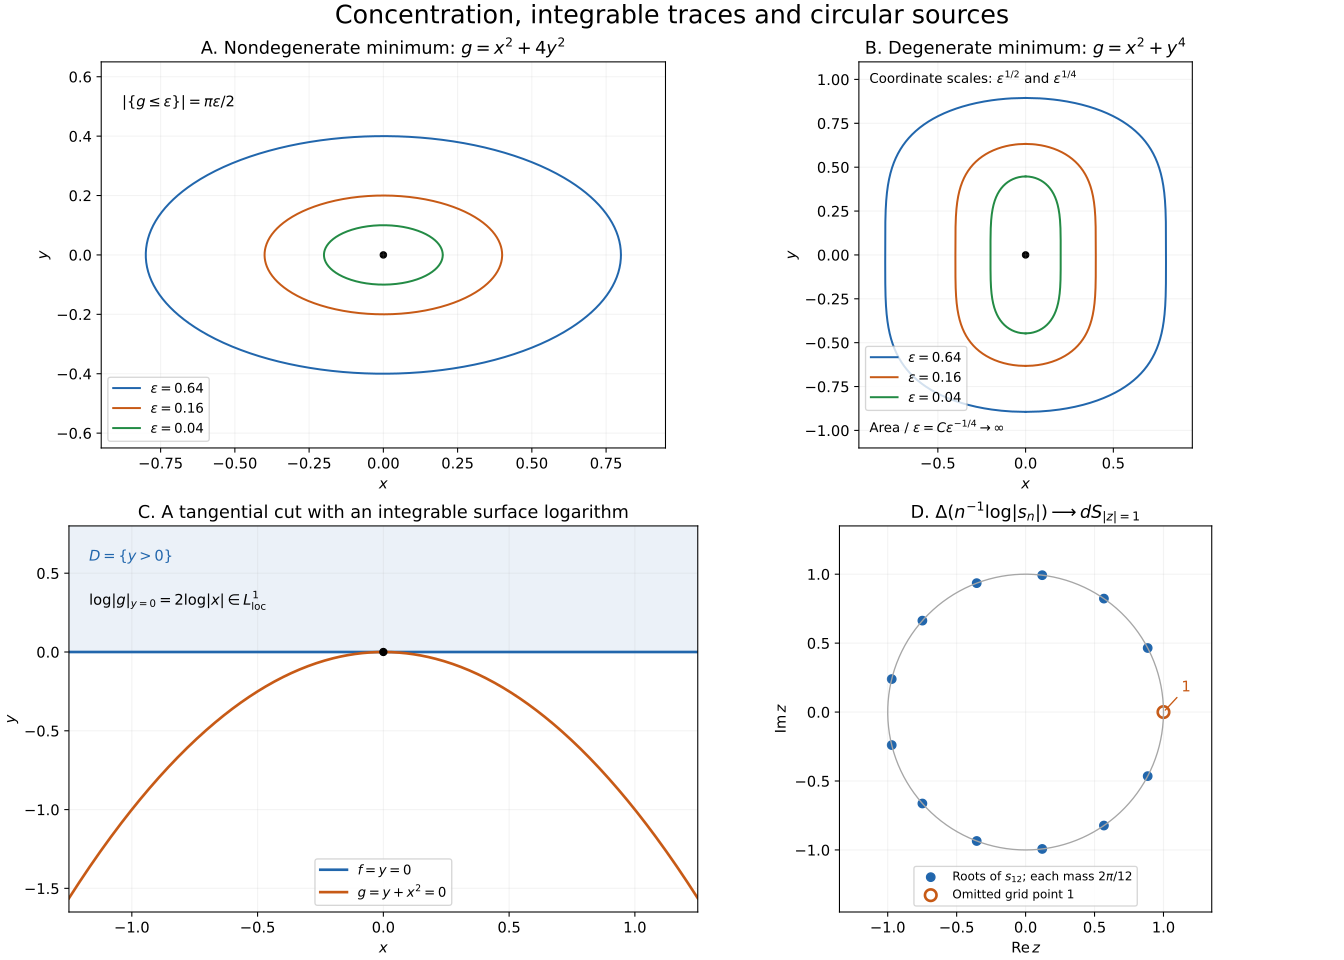

Generate this figure with Python:
"""Sublevel areas, logarithmic cuts and circular point sources.

Original figure by GPT-6 Astra (OpenAI), October 2026. CC0.
Python, NumPy and Matplotlib reproduce the PNG and SVG beside this file.
Level curves are evaluated from exact equations, not fitted numerical contours.
"""
from pathlib import Path
import numpy as np
import matplotlib
matplotlib.use("Agg")
import matplotlib.pyplot as plt

plt.rcParams.update({"font.family":"DejaVu Sans","font.size":11,
                    "svg.hashsalt":"AN01-sublevels-cuts-circular-sources"})
out=Path(__file__).resolve().parent
fig,axes=plt.subplots(2,2,figsize=(14,10),layout="constrained")
colors=["#2166ac","#c75a16","#238b45"]
theta=np.linspace(0,2*np.pi,801)
levels=[.64,.16,.04]
ax=axes[0,0]
for eps,color in zip(levels,colors):
    x=np.sqrt(eps)*np.cos(theta);y=.5*np.sqrt(eps)*np.sin(theta)
    ax.plot(x,y,color=color,label=fr"$\varepsilon={eps:g}$")
ax.scatter([0],[0],s=22,color="black")
ax.set(xlabel="$x$",ylabel="$y$",aspect="equal",xlim=(-.95,.95),ylim=(-.65,.65),
       title=r"A. Nondegenerate minimum: $g=x^2+4y^2$")
ax.text(-.88,.5,r"$|\{g\leq\varepsilon\}|=\pi\varepsilon/2$")
ax.legend(loc="lower left",fontsize=10);ax.grid(alpha=.15)

ax=axes[0,1]
for eps,color in zip(levels,colors):
    y=np.linspace(-eps**.25,eps**.25,801)
    x=np.sqrt(np.maximum(eps-y**4,0))
    ax.plot(x,y,color=color,label=fr"$\varepsilon={eps:g}$")
    ax.plot(-x,y,color=color)
ax.scatter([0],[0],s=22,color="black")
ax.set(xlabel="$x$",ylabel="$y$",aspect="equal",xlim=(-.95,.95),ylim=(-1.1,1.1),
       title=r"B. Degenerate minimum: $g=x^2+y^4$")
ax.text(-.89,.98,r"Coordinate scales: $\varepsilon^{1/2}$ and $\varepsilon^{1/4}$",fontsize=10)
ax.text(-.89,-1.01,r"Area / $\varepsilon=C\varepsilon^{-1/4}\to\infty$",fontsize=10)
ax.legend(loc="lower left",bbox_to_anchor=(0,.08),fontsize=10);ax.grid(alpha=.15)

ax=axes[1,0]
x=np.linspace(-1.25,1.25,601)
ax.axhspan(0,.8,color=colors[0],alpha=.09)
ax.axhline(0,color=colors[0],lw=2,label=r"$f=y=0$")
ax.plot(x,-x*x,color=colors[1],lw=2,label=r"$g=y+x^2=0$")
ax.scatter([0],[0],s=28,color="black",zorder=4)
ax.text(-1.17,.58,r"$D=\{y>0\}$",color=colors[0])
ax.text(-1.17,.3,r"$\log|g|_{y=0}=2\log|x|\in L^1_{\rm loc}$")
ax.set(xlabel="$x$",ylabel="$y$",xlim=(-1.25,1.25),ylim=(-1.65,.8),
       title="C. A tangential cut with an integrable surface logarithm")
ax.legend(loc="lower center",fontsize=10);ax.grid(alpha=.15)

ax=axes[1,1]
ax.plot(np.cos(theta),np.sin(theta),color="0.65",lw=1)
k=np.arange(1,13);angles=2*np.pi*k/13
ax.scatter(np.cos(angles),np.sin(angles),s=40,color=colors[0],
           label=r"Roots of $s_{12}$; each mass $2\pi/12$")
ax.scatter([1],[0],s=75,facecolors="none",edgecolors=colors[1],lw=2,
           label=r"Omitted grid point $1$")
ax.annotate(r"$1$",xy=(1,0),xytext=(1.13,.15),color=colors[1],
            arrowprops={"arrowstyle":"-","color":colors[1]})
ax.set(xlabel=r"$\operatorname{Re}z$",ylabel=r"$\operatorname{Im}z$",aspect="equal",
       xlim=(-1.35,1.35),ylim=(-1.45,1.35),
       title=r"D. $\Delta(n^{-1}\log|s_n|)\longrightarrow dS_{|z|=1}$")
ax.legend(loc="lower center",fontsize=9);ax.grid(alpha=.15)
fig.suptitle("Concentration, integrable traces and circular sources",fontsize=19)
fig.savefig(out/"sublevels-cuts-and-circular-sources.png",dpi=150)
svg=out/"sublevels-cuts-and-circular-sources.svg"
fig.savefig(svg,metadata={"Date":None})
svg.write_text("\n".join(line.rstrip() for line in svg.read_text(encoding="utf-8").splitlines())+"\n",encoding="utf-8")
plt.close(fig)
